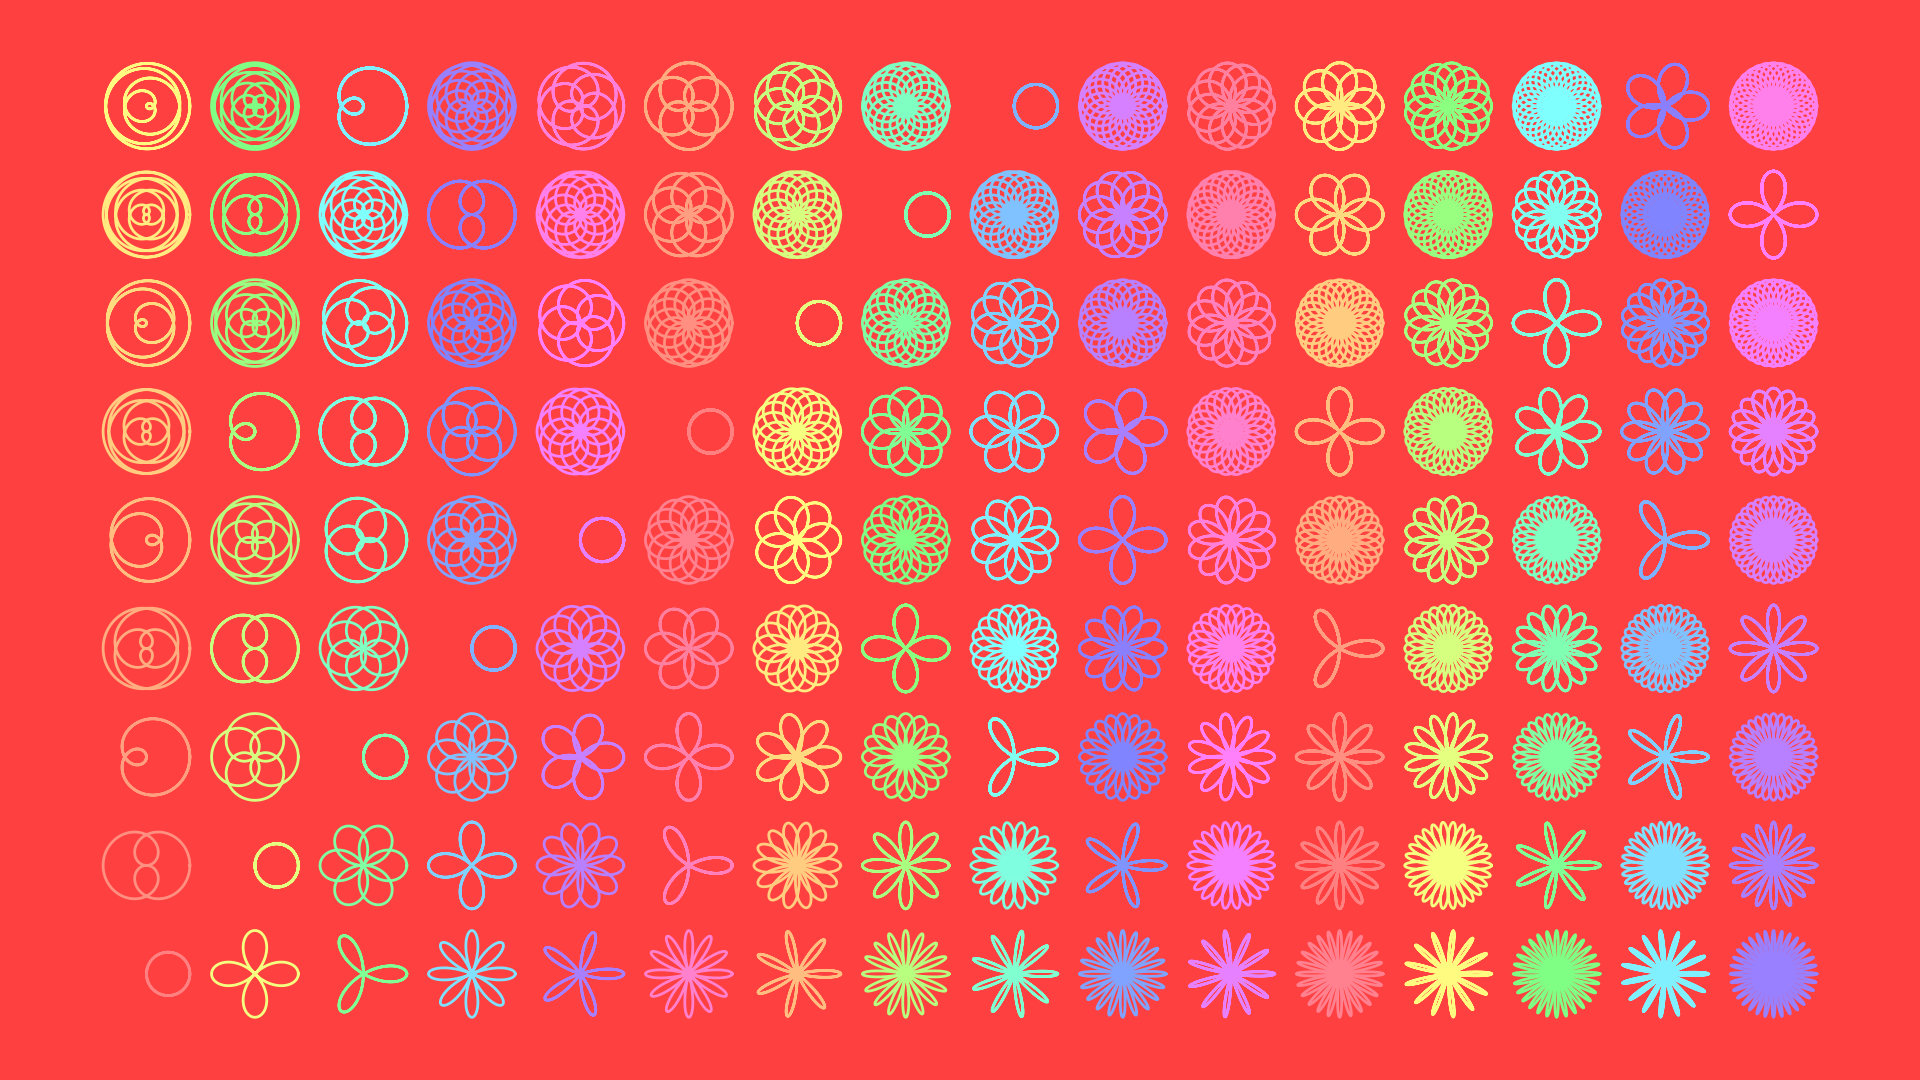

Reproduce this figure in Python.
from pathlib import Path

import matplotlib.pyplot as plt
import numpy as np


def hsv2rgb(h: float, s: float, v: float) -> str:
    rgb: np.ndarray = np.round(255 * ((np.clip(np.abs(np.modf(h + np.array([0, 2, 1]) / 3)[0] * 6 - 3) - 1, 0, 1) - 1) * s + 1) * v).astype(int)
    return "#" + "".join(f"{i:02x}" for i in rgb)


def main() -> None:
    # config
    fp: Path = Path(__file__).resolve().with_suffix(".png")
    plt.rcParams["figure.dpi"] = 100
    plt.rcParams["figure.figsize"] = [19.2, 10.8]
    bgc: str = hsv2rgb(0, 0.75, 1)
    # generate figure
    fig: plt.Figure
    ax: plt.Axes
    fig, ax = plt.subplots()
    # plot
    n: int = 0
    for i in range(16):
        for j in range(9):
            t: np.ndarray = np.linspace(0, 2*np.pi*(1+j), 1+3600*(1+j), endpoint=True)
            r: np.ndarray = 0.4 * np.cos((1+i)/(1+j)*t)
            ax.plot(r*np.cos(t)+i, r*np.sin(t)+j, color=hsv2rgb(n/50, 0.5, 1), linewidth=2)
            n += 1
    # arrange
    #ax.set_xlim(0, 1)
    #ax.set_ylim(0, 1)
    ax.axis("off")
    ax.set_aspect("equal")
    ax.set_facecolor(bgc)
    fig.set_facecolor(bgc)
    fig.tight_layout()
    # output
    fig.savefig(fp)
    plt.cla()
    plt.clf()
    plt.close(fig)
    return None


if __name__ == "__main__":
    main()
